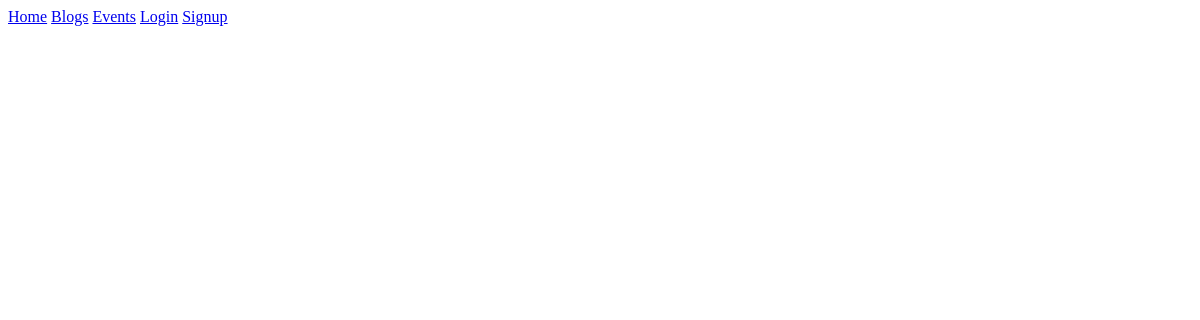
Page /event/ on the earlier database version.
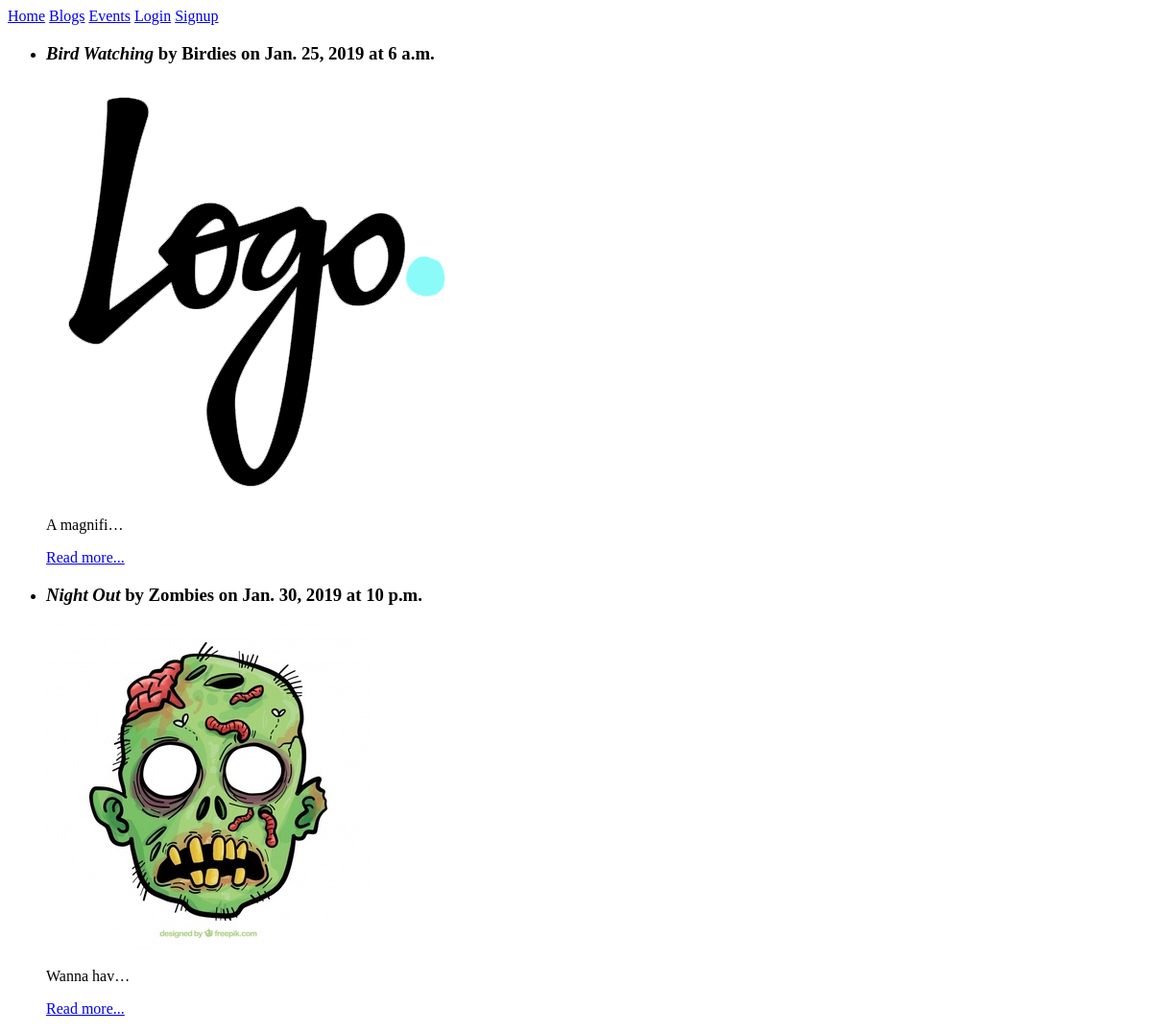
Same page on the later database version.
### event/models.py (models this page shows, shortened)
class Event(models.Model):
	user = models.ForeignKey(User,related_name='events',on_delete=models.CASCADE)
	organization_name = models.CharField(max_length = 150, blank=False)
	organization_logo = models.ImageField(upload_to='logo',blank=False)
	title = models.CharField(max_length = 150, default='New Event', blank=False)
	description = models.TextField(blank=False)
	start_date = models.DateField(blank=False)
	end_date = models.DateField(blank=True)
	start_time = models.TimeField(blank=False)
	end_time = models.TimeField(blank=True)
	venue = models.TextField(blank=False)
	link = models.URLField(blank=False)
	price = models.PositiveIntegerField(blank=True, default=0)
	event_image_1 = models.ImageField(upload_to='event_images',blank=False)
	event_image_2 = models.ImageField(upload_to='event_images',blank=True)
	event_image_3 = models.ImageField(upload_to='event_images',blank=True)
	event_image_4 = models.ImageField(upload_to='event_images',blank=True)
	contact_no = models.BigIntegerField(blank=False)
	contact_email = models.EmailField(blank=False)
	created_at = models.DateTimeField(auto_now=True)
	class Meta():
		ordering = ['start_date']

### event/views.py (the view)
# urls.py: path('',views.EventList.as_view(),name='all'),
class EventList(generic.ListView):
    model = models.Event

### event/templates/event/event_list.html (shortened to what this page needs)
{% extends "event/event_base.html" %}
{% block event_content %}
	<ul>
		{% for event in event_list %}
			<li>
	  			{% include "event/_event_list.html" %}
	  		</li>
		{% endfor %}
	</ul>
{% endblock %}

### event/templates/event/event_base.html (shortened to what this page needs)
{% extends "base.html" %}
{% block content %}
			{% block event_content %}{% endblock %}
{% endblock %}

### templates/base.html (shortened to what this page needs)
<!DOCTYPE html>
{% load staticfiles %}
<html>
<head>
</head>
<body>
	<a href="{% url 'home' %}">Home</a>
	<a href="{% url 'blog:all' %}">Blogs</a>
	<a href="{% url 'event:all' %}">Events</a>
	{% if user.is_authenticated %}
		<a href="{% url 'accounts:logout' %}">Logout</a>
		<h3>Hello {{user.first_name}}, welcome aboard!</h3>
	{% else %}
		<a href="{% url 'accounts:login' %}">Login</a>
		<a href="{% url 'accounts:signup' %}">Signup</a>
	{% endif %}
	{% block content %}
	{% endblock %}
</body>
</html>

### event/templates/event/_event_list.html
<h3><em>{{ event.title }}</em> by {{event.organization_name}} on {{event.start_date}} at {{event.start_time}}</h3>
<img src="{{event.organization_logo.url}}">
<p>{{event.description|truncatechars:10}}</p>
	<a href="{% url  'event:single' username=event.user.username pk=event.pk %}">Read more...</a>
<br>

Differences in the rows shown:
added Event: title "Bird Watching", organization_name "Birdies", start_date "Jan. 25, 2019", start_time "6 a.m.", organization_logo (picture), description "A magnifi…"
added Event: title "Night Out", organization_name "Zombies", start_date "Jan. 30, 2019", start_time "10 p.m.", organization_logo (picture), description "Wanna hav…"
